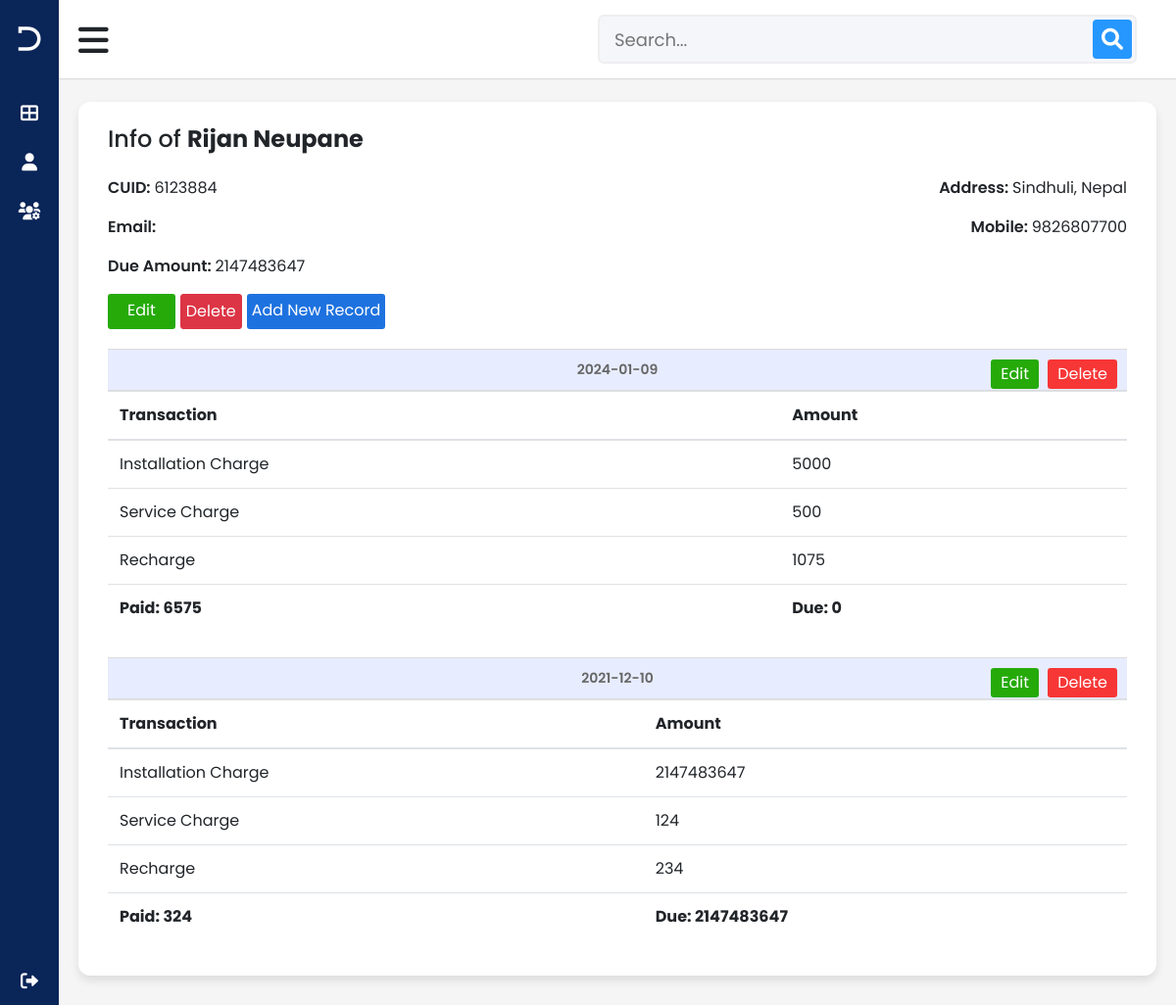
Screenshot of /customer-detail.php?cuid=6123884 (signed in) with the database file from the repository.
### tables this page shows
CREATE TABLE `customers` (
  `id` int(11) NOT NULL,
  `cuid` int(11) NOT NULL,
  `name` varchar(244) NOT NULL,
  `address` varchar(244) NOT NULL,
  `email` varchar(244) NOT NULL,
  `mobile` varchar(244) NOT NULL
);

CREATE TABLE `purchase_items` (
  `id` int(11) NOT NULL,
  `cuid` int(11) NOT NULL,
  `date` varchar(244) NOT NULL,
  `install_charge` int(11) NOT NULL DEFAULT 0,
  `service_charge` int(11) NOT NULL DEFAULT 0,
  `recharge` int(11) NOT NULL DEFAULT 0,
  `item1_name` varchar(244) NOT NULL,
  `item1_amount` int(11) NOT NULL DEFAULT 0,
  `item2_name` varchar(244) DEFAULT NULL,
  `item2_amount` int(11) NOT NULL DEFAULT 0,
  `item3_name` varchar(244) NOT NULL,
  `item3_amount` int(11) NOT NULL DEFAULT 0,
  `item4_name` varchar(244) NOT NULL,
  `item4_amount` int(11) NOT NULL DEFAULT 0,
  `total_exp` int(11) NOT NULL DEFAULT 0,
  `paid` int(11) NOT NULL DEFAULT 0,
  `due` int(11) NOT NULL DEFAULT 0,
  `datetime` varchar(244) NOT NULL
);

### customer-detail.php (the view, shortened to what this page needs)
<?php
include("backend/db_connect.php");
?>
<!DOCTYPE html>
<html lang="en" dir="ltr">
<head>
    <link rel="stylesheet" href="css/default.css">
    <link rel="stylesheet" href="css/style.css">
    <link rel="stylesheet" href="css/customer-detail.css">
    <link rel="stylesheet" href="https://stackpath.bootstrapcdn.com/bootstrap/4.3.1/css/bootstrap.min.css"
>
    <link rel="stylesheet" href="https://cdnjs.cloudflare.com/ajax/libs/font-awesome/6.0.0-beta2/css/all.min.css"
 />
</head>
<body>
    <div class="sidebar">
        <div class="logo-details">
            <i class="fab fa-dyalog"></i>
            <span class="logo_name">Nishan Cable</span>
        </div>
        <ul class="nav-links">
            <li>
                <a href="index.php">
                    <i class="fas fa-th-large"></i>
                    <span class="links_name">Dashboard</span>
                </a>
            </li>
            <li>
                <a href="add-customer.php">
                    <i class="fas fa-user"></i>
                    <span class="links_name">Add Customer</span>
                </a>
            </li>
            <li>
                <a href="all-customer.php">
                    <i class="fas fa-users-cog"></i>
                    <span class="links_name">All Customer</span>
                </a>
            </li>
            <li class="log_out">
                <a href="backend/logout.php">
                    <i class="fas fa-sign-out-alt"></i>
                    <span class="links_name">Log out</span>
                </a>
            </li>
        </ul>
    </div>
    <section class="home-section">
        <nav>
            <div class="sidebar-button">
                <i class="fas fa-bars sidebarBtn"></i>
            </div>
            <div class="search-box">
                <form action="search.php" method="POST">
                    <input type="search" id="search" name="searchinput" placeholder="Search...">
                    <button type="submit" name="search_btn"><i class='fas fa-search'></i></button>
                </form>
            </div>
        </nav>
        <?php
            $cuid = $_GET['cuid'];
        ?>
        <div class="home-content">
            <div class="sales-boxes">
                <?php
                if(isset($cuid)){
            $sql1 = "SELECT * FROM `customers` WHERE `cuid`= $cuid";
            $query1 = mysqli_query($conn, $sql1);
            $result1 = mysqli_fetch_assoc($query1);
            $ispresent_cuid = mysqli_num_rows($query1);
            $sql2 = "SELECT * FROM `purchase_items` WHERE `cuid`= $cuid ORDER BY id DESC";
            $query2 = mysqli_query($conn, $sql2);
            $cu_count = mysqli_num_rows($query2);
                    if($ispresent_cuid > 0){
                        ?>
                <div class="recent-sales box">
                    <div class="title">Info of <b><?php echo($result1['name']) ?></b></div>
                    <div class="customer-info">
                        <div class="info-row">
                            <p class="cuid">CUID: <span><?php echo($result1['cuid']) ?></span></p>
                            <p class="address">Address: <span><?php echo($result1['address']) ?></span></p>
                        </div>
                        <div class="info-row">
                            <p class="email">Email: <span><?php echo($result1['email']) ?></span></p>
                            <p class="mobile">Mobile: <span><?php echo($result1['mobile']) ?></span></p>
                        </div>
                        <div class="info-row">
                            <p class="cuid">Due Amount: <span><?php
                                if($cu_count > 0){
                                        $sum_due = "SELECT SUM(due) FROM `purchase_items` WHERE cuid = $cuid";
                                        $sum_query = mysqli_query($conn, $sum_due);
                                        $sum_result = mysqli_fetch_assoc($sum_query);
                                        print_r($sum_result["SUM(due)"]);
                                }else{
                                    echo("");
                                }
                             ?></span></p>
                        </div>
                    </div>
                    <div class="buttons">
                        <a href="edit-customer.php?cuid=<?php echo $cuid ?>" class="edit">Edit</a>
                        <button type="button" class="btn btn-danger" data-bs-toggle="modal" data-bs-target="#deleteModal">
                        Delete
                        </button>
                        <a href="add-record.php?cuid=<?php echo $cuid ?>" class="add-record">Add New Record</a>
                    </div>
                    <div class="sales-details">
                        <?php
                        while($result2 = mysqli_fetch_assoc($query2)){
                            ?>
                        <div class="date-area">
                            <p><?php echo($result2['date']) ?></p>
                            <a href="edit-record.php?cuid=<?php echo $cuid ?>&id=<?php echo($result2['id']) ?>"><button class="edit-btn">Edit</button></a>
                            <button type="button" class="btn btn-danger delete-btn" data-bs-toggle="modal" data-bs-target="#deleterecordModal">
                        Delete
                        </button>
                        </div>
                        <table class="table  table-hover">
                            <thead class="heading">
                                <tr>
                                    <th scope="col">Transaction</th>
                                    <th scope="col">Amount</th>
                                </tr>
                            </thead>
                            <tbody>
                                <?php
                                if($result2['install_charge'] > 0){
                                    ?>
                                         <tr>
                                            <td>Installation Charge</td>
                                            <td><?php echo($result2['install_charge']) ?></td>
                                         </tr>
                                    <?php
                                }
                                ?>
                                <?php
                                if($result2['service_charge'] > 0){
                                    ?>
                                        <tr>
                                            <td>Service Charge</td>
                                            <td><?php echo($result2['service_charge']) ?></td>
                                        </tr>
                                    <?php
                                }
                                ?>
                                <?php
                                if($result2['recharge'] > 0){
                                    ?>
                                        <tr>
                                            <td>Recharge</td>
                                            <td><?php echo($result2['recharge']) ?></td>
                                        </tr>
                                    <?php
                                }
                                ?>
                                <tr>
                                    <th scope="col">Paid: <span><?php echo($result2['paid']) ?></span></th>
                                    <th scope="col">Due: <span><?php echo($result2['due']) ?></span></th>
                                </tr>
                            </tbody>
                        </table>
                            <?php
                        }
                        ?>
                    </div>
                </div>
                        <?php
                    }else{
                        echo("Invalid Customer ID!!");
                    }
                }else{
                    echo("");
                }
                ?>
            </div>
        </div>
    </section>
</body>
</html>

### css/default.css (style rules this page uses)
* { margin: 0; padding: 0; box-sizing: border-box; font-family: 'Poppins', sans-serif; }
body { position: relative; }

### css/style.css (style rules this page uses)
* { margin: 0; padding: 0; box-sizing: border-box; font-family: 'Poppins', sans-serif; }
.sidebar { position: fixed; height: 100%; width: 240px; background: #0A2558; transition: all 0.5s ease; }
.sidebar .logo-details { height: 80px; display: flex; align-items: center; }
.sidebar .logo-details i { font-size: 28px; font-weight: 500; color: #fff; min-width: 60px; text-align: center }
.sidebar .logo-details .logo_name { color: #fff; font-size: 24px; font-weight: 500; }
.sidebar .nav-links { margin-top: 10px; }
.sidebar .nav-links li { position: relative; list-style: none; height: 50px; }
.sidebar .nav-links li a { height: 100%; width: 100%; display: flex; align-items: center; text-decoration: none; transition: all 0.4s ease; }
.sidebar .nav-links li i { min-width: 60px; text-align: center; font-size: 18px; color: #fff; }
.sidebar .nav-links li a .links_name { color: #fff; font-size: 15px; font-weight: 400; white-space: nowrap; }
.sidebar .nav-links .log_out { position: absolute; bottom: 0; width: 100%; }
.home-section { position: relative; background: #f5f5f5; min-height: 100vh; width: calc(100% - 240px); left: 240px; transition: all 0.5s ease; }
.home-section nav { display: flex; justify-content: space-between; height: 80px; background: #fff; display: flex; align-items: center; position: fixed; width: calc(100% - 240px); left: 240px; z-index: 100; padding: 0 20px; box-shadow: 0 1px 1px rgba(0, 0, 0, 0.1); transition: all 0.5s ease; }
.home-section nav .sidebar-button { display: flex; align-items: center; font-size: 24px; font-weight: 500; }
nav .sidebar-button i { font-size: 35px; margin-right: 10px; }
.home-section nav .search-box { position: relative; height: 50px; max-width: 550px; width: 100%; margin: 0 20px; }
nav .search-box form input { height: 50px; width: 100%; outline: none; background: #F5F6FA; border: 2px solid #EFEEF1; border-radius: 6px; font-size: 18px; padding: 0 15px; }
nav .search-box form button { border: none; outline: none; }
nav .search-box form button .fa-search { position: absolute; height: 40px; width: 40px; background: #2697FF; right: 5px; top: 50%; transform: translateY(-50%); border-radius: 4px; line-height: 40px; text-align: center; color: #fff; font-size: 22px; transition: all 0.4 ease; }
.home-section .home-content { position: relative; padding-top: 104px; }
.home-content .sales-boxes { width: 100%; display: flex; justify-content: space-between; }
.home-content .sales-boxes .recent-sales { width: 100%; background: #fff; padding: 20px 30px; margin: 0 20px; margin-bottom: 30px; border-radius: 12px; box-shadow: 0 5px 10px rgba(0, 0, 0, 0.1); }
.home-content .sales-boxes .sales-details { display: flex; }
.sales-boxes .box .title { font-size: 24px; font-weight: 500; }
@media (max-width: 1240px) { .sidebar { width: 60px; } }
@media (max-width: 1240px) { .home-section { width: calc(100% - 60px); left: 60px; } }
@media (max-width: 1240px) { .home-section nav { width: calc(100% - 60px); left: 60px; } }

### rows the page displays
customers: name "Rijan Neupane", cuid "6123884", address "Sindhuli, Nepal", mobile "9826807700"
purchase_items: date "2024-01-09", install_charge "5000", service_charge "500", recharge "1075", paid "6575", due "0"
purchase_items: date "2021-12-10", install_charge "2147483647", service_charge "124", recharge "234", paid "324", due "2147483647"
